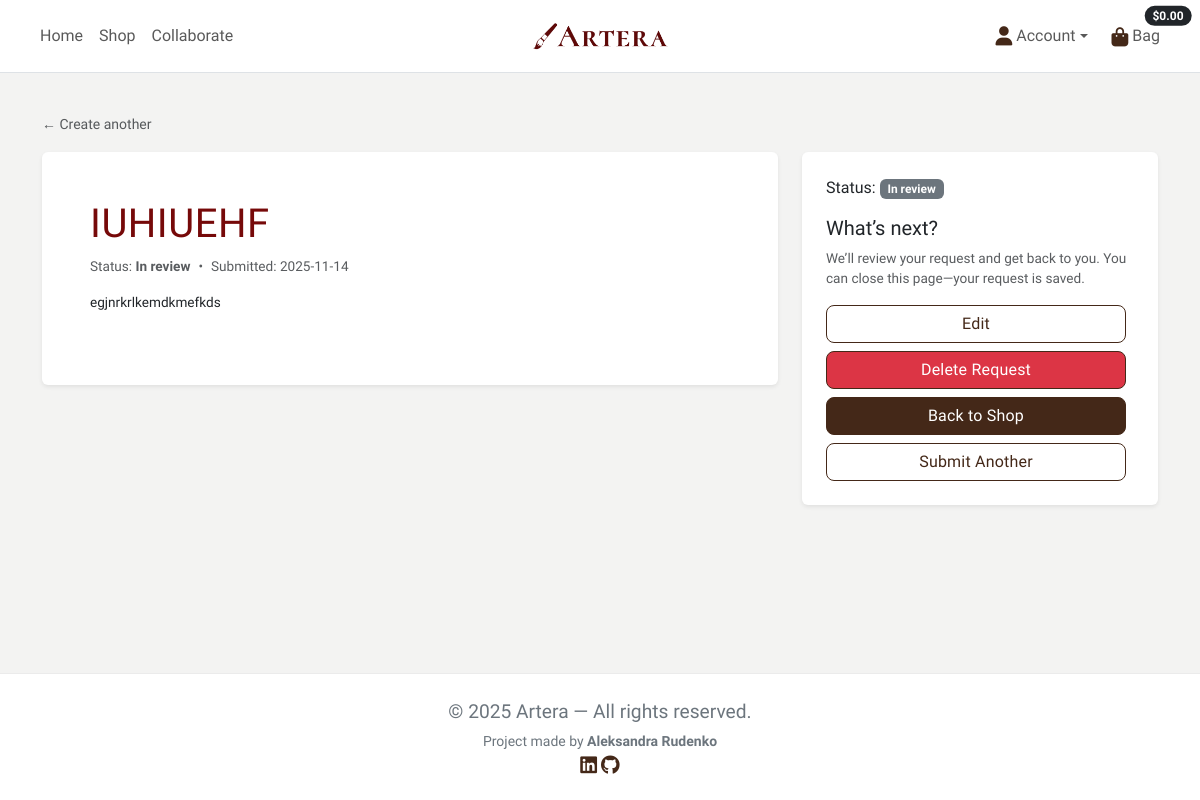
Page /services/requests/8/ (signed in) on the committed database.
### services/models.py (models this page shows)
class ArtworkRequest(models.Model):
    STATUS = [
        ("in_review", "In review"),
        ("accepted", "Accepted"),
        ("rejected", "Rejected"),
    ]
    user = models.ForeignKey(
        settings.AUTH_USER_MODEL,
        on_delete=models.CASCADE,
        related_name="service_requests"
    )
    title = models.CharField(max_length=120, blank=False)
    description = models.TextField(blank=False, max_length=1000)
    ref_image = CloudinaryField('image', folder='requests', blank=True)
    budget_cents = models.DecimalField(
        max_digits=10,
        decimal_places=2,
        null=True,
        blank=True
    )
    status = models.CharField(
        max_length=20,
        choices=STATUS,
        default="in_review"
    )
    created_at = models.DateTimeField(auto_now_add=True)

### services/views.py (the view)
# urls.py: path("requests/<int:pk>/", views.request_detail, name="request_detail"),
@login_required
def request_detail(request, pk):
    obj = get_object_or_404(ArtworkRequest, pk=pk, user=request.user)
    return render(
        request,
        "services/request_detail.html", {"request_obj": obj}
    )

### bag/contexts.py (called while the page is built, shortened)
def bag_contents(request):
    bag_items = []
    total = Decimal("0")
    product_count = 0
    bag = request.session.get('bag', {})
    delivery = Decimal('0.00')
    grand_total = total
    context = {
        'bag_items': bag_items,
        'total': total,
        'product_count': product_count,
        'delivery': delivery,
        'grand_total': grand_total,
    }
    return context

### services/templates/services/request_detail.html (shortened to what this page needs)
{% extends "base.html" %}
{% load static %}
{% block content %}
<div class="container py-5">
    <div class="mb-3">
        <a class="small text-muted" href="{% url 'request' %}">&larr; Create another</a>
    </div>
    <div class="row g-4">
        <div class="col-12 col-lg-8">
            <div class="card border-0 shadow-sm rounded services-card">
                <div class="card-body p-4 p-md-5">
                    <h1 class="mb-2">{{ request_obj.title }}</h1>
                    <div class="text-muted mb-3 d-flex flex-wrap gap-2">
                        <span>Status: <strong>{{ request_obj.get_status_display }}</strong></span>
                        <span>&bull;</span>
                        <span>Submitted: {{ request_obj.created_at|date:"Y-m-d" }}</span>
                    </div>
                    {% with desc=request_obj.description %}
                    {% if desc %}
                    <p class="mb-4">{{ desc|linebreaksbr }}</p>
                    {% endif %}
                    {% endwith %}
                </div>
            </div>
        </div>
        <div class="col-12 col-lg-4">
            <div class="card border-0 shadow-sm rounded">
                <div class="card-body p-4">
                    <div class="mb-3">
                        <span>Status:</span>
                        {% if request_obj.status == 'accepted' %}
                        <span class="badge bg-success">{{ request_obj.get_status_display }}</span>
                        {% elif request_obj.status == 'rejected' %}
                        <span class="badge bg-danger">{{ request_obj.get_status_display }}</span>
                        {% else %}
                        <span class="badge bg-secondary">{{ request_obj.get_status_display }}</span>
                        {% endif %}
                    </div>
                    <h5 class="mb-2">What’s next?</h5>
                    <p class="text-muted mb-3">
                        We’ll review your request and get back to you. You can close this page—your request is saved.
                    </p>
                    <div class="d-grid gap-2">
                        <a href="{% url 'request_edit' request_obj.id  %}" class="btn btn-outline-dark">Edit</a>
                        <form method="post" action="{% url 'request_delete' request_obj.id  %}" class="m-0">
                            <button type="button" class="btn btn-danger" data-bs-toggle="modal"
                                data-bs-target="#confirmDeleteModal"
                                data-action-url="{% url 'request_delete' request_obj.id %}"
                                data-item-label="this artwork request">
                                Delete Request
                            </button>
                        </form>
                        <a href="{% url 'all_artworks' %}" class="btn btn-dark" aria-label="Link to shop page">Back to
                            Shop</a>
                        <a href="{% url 'request' %}" class="btn btn-outline-dark"
                            aria-label="Link to add new request">Submit Another</a>
                    </div>
                </div>
            </div>
        </div>
    </div>
</div>
{% endblock %}

### static/css/base.css (style rules this page uses)
:root { --primary-font: "Cardo", serif; --primary-color: #442818; --secondary-color: #760909; --accent-1: #C2D2C2; --accent-1-dark: #2D4739; --bg-color: #F3F3F2; --surface: #FFFFFF; --ink: #1f1f1f; --muted: #6c757d; --border: rgba(0, 0, 0, .08); --shadow-sm: 0 6px 18px rgba(0, 0, 0, .08); --shadow-md: 0 10px 24px rgba(0, 0, 0, .1); --radius: 12px; }
html { overflow-y: scroll; }
body { font-family: var(--primary-font); background: var(--bg-color); color: var(--ink); display: flex; flex-direction: column; min-height: 100vh; overflow-x: hidden; }
h1, h2 { font-family: var(--primary-font); color: var(--secondary-color); letter-spacing: 0.5px; text-transform: uppercase; }
p { font-size: 1.2rem; }
.card p, .card .text-muted { font-size: 0.85rem; }
.services-card { height: auto; display: block; }
.btn { max-width: 300px; }
.btn-dark { background: var(--primary-color); border-color: var(--primary-color); color: #fff; border-radius: 8px; letter-spacing: 0.2px; }
.btn-outline-dark { color: var(--primary-color); border-color: var(--primary-color); border-radius: 8px; letter-spacing: 0.2px; }
.btn-danger { border-color: var(--primary-color); border-radius: 8px; letter-spacing: 0.2px; width: 100%; }
a { color: var(--primary-color); text-decoration: none; }

### rows in the picture
ArtworkRequest: title "IUHIUEHF", status "In review", created_at "2025-11-14", description "egjnrkrlkemdkmefkds"
